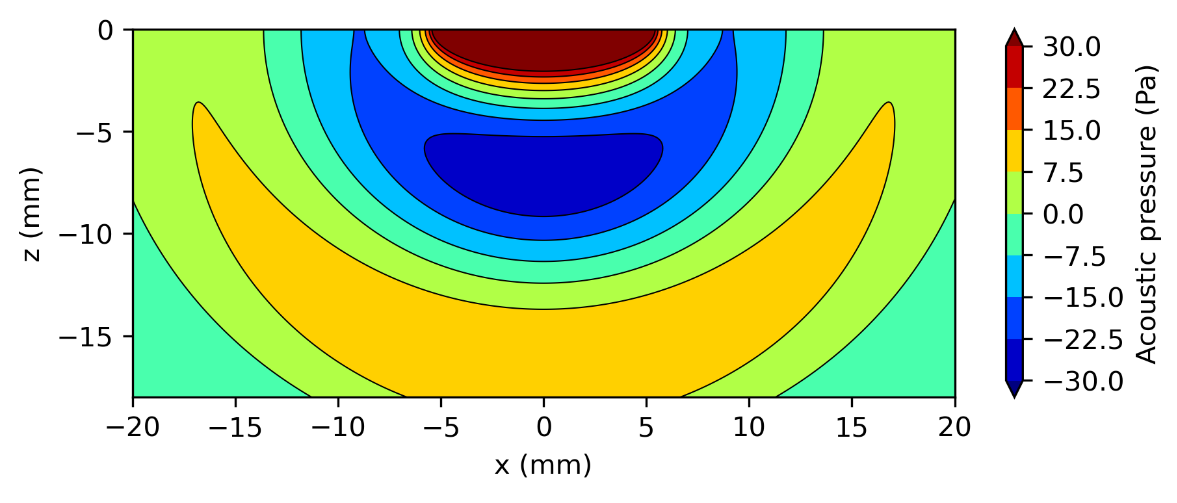

Write Python code to recreate this figure.
"""
%=============================================================================
% DESCRIPTION:
% This is the Python implementation of the implements the matrix method for an
% acoustic levitator composed of only one circular flat transducer and one 
% planar reflector. It is a validation case of Figure 2 a) found from the 
% publication in [1].
%
%=============================================================================
% Version 1.0, Authored by:
% Shawn L. KISER (Msc) @ https://www.linkedin.com/in/shawn-kiser/
%   Laboratoire PIMM, Arts et Metiers Institute of Technology, CNRS, Cnam,
%   HESAM Universite, 151 boulevard de l’Hopital, 75013 Paris (France)
%
% Based on:
% [1] M. A. B. Andrade, N. Perez, F. Buiochi, and J. C. Adamowski, “Matrix 
%     method for acoustic levitation simulation,” IEEE Trans. Ultrason., 
%     Ferroelect., Freq. Contr., vol. 58, no. 8, pp. 1674–1683, Aug. 2011, 
%     doi: 10.1109/TUFFC.2011.199.

%
%=============================================================================
% The MIT License (MIT)
% 
% Copyright (c) 2021 Shawn L. KISER
% 
% Permission is hereby granted, free of charge, to any person obtaining a copy
% of this software and associated documentation files (the "Software"), to deal
% in the Software without restriction, including without limitation the rights
% to use, copy, modify, merge, publish, distribute, sublicense, and/or sell
% copies of the Software, and to permit persons to whom the Software is
% furnished to do so, subject to the following conditions:
% 
% The above copyright notice and this permission notice shall be included in
% all copies or substantial portions of the Software.
% 
% THE SOFTWARE IS PROVIDED "AS IS", WITHOUT WARRANTY OF ANY KIND, EXPRESS OR
% IMPLIED, INCLUDING BUT NOT LIMITED TO THE WARRANTIES OF MERCHANTABILITY,
% FITNESS FOR A PARTICULAR PURPOSE AND NONINFRINGEMENT. IN NO EVENT SHALL THE
% AUTHORS OR COPYRIGHT HOLDERS BE LIABLE FOR ANY CLAIM, DAMAGES OR OTHER
% LIABILITY, WHETHER IN AN ACTION OF CONTRACT, TORT OR OTHERWISE, ARISING FROM,
% OUT OF OR IN CONNECTION WITH THE SOFTWARE OR THE USE OR OTHER DEALINGS IN
% THE SOFTWARE.

%=============================================================================
"""
#%% Imports
import numpy as np
import matplotlib.pylab as plt
mm = 1e-3

#%% Definition of grid and problem (modify for your needs)
x_min = -20*mm
x_max = 20*mm
z_min = -18*mm                          # Location of the reflector
z_max = 0*mm                            # Location of the transducer
disc = 0.1*mm 	                        # Discretization step size 

# Define air constants
rho = complex(1.2, 0)			        # Density of air in Raleigh, kg/m^3
c = complex(340, 0)			            # Speed of sound in air, m/s

# Define transducer parameters
R = 5*mm 		                        # Transducer radius, m
A_trans = complex(np.pi*R**2, 0)		# Transducer area, m^2
f = complex(20000, 0)			        # Frequency, Hz
U_0 = 0.000001                          # Displacement amplitude, m

# Define reflector parameters
A_refl = complex(np.pi*(x_max/2)**2, 0) # Reflector area, m^2

# Constants
wavelength = complex(c/f, 0)		    # Wavelength, m
omega = complex(2*np.pi*f, 0)		    # Angular frequency, rad/s
wavenumber = omega/c			        # Wavenumber - k
E = complex(0, 1)/wavelength		    # Constant used for reflected waves
D = (omega*rho*c)/wavelength		    # Constant used for transmitted wave

#%% Creation of grid, indices, and distance arrays ((r) in paper)
x = np.linspace(x_min, x_max, int((x_max-x_min)/disc))
z = np.linspace(z_min, z_max, int((z_max-z_min)/disc))
transducer = np.linspace(-R, R, int((2*R)/disc))

# Array indices
N = int((2*R)/disc)
M = int(len(x)*len(z))
L = int(len(x))
Z = int(len(z))

# Create zeroed distance arrays in memory
r_nm = np.zeros((N, M))
r_im = np.zeros((L, M))
r_in = np.zeros((N, L))

# Calculate distance array r_nm
for i in range(N):
    q = 0
    for j in range(L):
        for k in range(len(z)):
            r_nm[i, q] = np.sqrt((transducer[i]-x[j])**2+(z_max-z[k])**2)
            q = q+1

# Calculate distance array r_im
for i in range(L):
    q = 0
    for j in range(L):
        for k in range(len(z)):
            r_im[i, q] = np.sqrt((x[i]-x[j])**2+(z_min-z[k])**2)
            q = q + 1

# Calculate distance array r_in
for i in range(N):
    for j in range(L):
        r_in[i, j] = np.sqrt((transducer[i]-x[j])**2+(z_max-z_min)**2)
r_ni = r_in.T

#%% Creation of cell discretization and transfer matrices calculations
cells = complex(100, 0)			        # Number of discrete cells
sn = A_trans/cells			            # Unit cell area for transducer
si = A_refl/(cells*4)                   # Unit cell area for reflector

# Create zeroed transfer matrices in memory
T_TM = np.matrix(np.zeros((N, M)), dtype=complex)
T_TR = np.matrix(np.zeros((N, L)), dtype=complex)
T_RT = np.matrix(np.zeros((L, N)), dtype=complex)
T_RM = np.matrix(np.zeros((L, M)), dtype=complex)

# Calculate transfer matrices
for i in range(N):
    for j in range(M):
        T_TM[i, j] = ((sn*np.exp(complex(0, -1) *
                                wavenumber*r_nm[i, j]))/r_nm[i, j]) 
        
    for k in range(L):
        T_TR[i, k] = ((sn*np.exp(complex(0, -1) *
                                wavenumber*r_in[i, k]))/r_in[i, k]) 

for i in range(L):
    for j in range(N):
        T_RT[i, j] = (si*np.exp(complex(0, -1) *
                                wavenumber*r_ni[i, j]))/r_ni[i, j]

for i in range(L):
    for j in range(M):
        if r_im[i, j] == 0.0:
            continue
        T_RM[i, j] = (si*np.exp(complex(0, -1) * wavenumber*r_im[i, j]))/r_im[i, j]

# Rotation for column notation
T_TM = T_TM.T
T_TR = T_TR.T
T_RT = T_RT.T
T_RM = T_RM.T

#%% Boundary conditions of transducer
U = np.array(np.zeros((N, 1)), dtype=complex)
for i in range(N):
    U[i] = U_0*np.exp(complex(0, omega))

#%% Calculation of pressure due to transmission only
P = D * T_TM * U
 
# Reshape of numpy array with vertical Z and horizontal X
P2 = np.array(np.reshape(P, (len(x), len(z))))
P2 = np.transpose(P2)

#%% Plot contour plots
levels = np.linspace(-30, 30, 9)
plt.figure(figsize=(7.2, 2.5))
cntr  = plt.contourf(x/mm,z/mm,P2.real,levels,cmap=plt.cm.jet,extend="both")
plt.colorbar().set_label('Acoustic pressure (Pa)')
plt.contour(x/mm,z/mm,P2.real,levels,colors='black', linewidths=0.5, linestyles='solid')
plt.xlabel('x (mm)')
plt.ylabel('z (mm)')
plt.savefig('validation.png',dpi=300,bbox_inches='tight')
plt.show()
